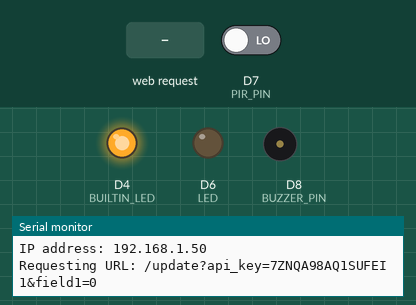
Bench run of a sketch on a simulated ESP8266 (NodeMCU). Parts: output pins drawn as LEDs (lit = HIGH, except the on-board LED, lit = LOW), buzzer (waves = sounding, pin HIGH), the last lines printed to the serial monitor. Inputs (shaded band) come from the test bench; at power-on: D7 (PIR_PIN) LOW. WiFi joins after 1.5 s; servers stay silent unless stated; web services answer with replies made up by the test bench.

Above: at 2.7 s.
2.8 s: D7 (PIR_PIN) driven HIGH
At 4.9 s:
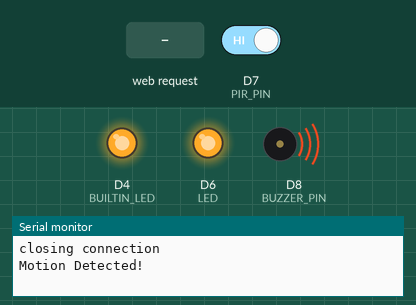
6.0 s: HTTP request GET /led/off received
At 7.8 s:
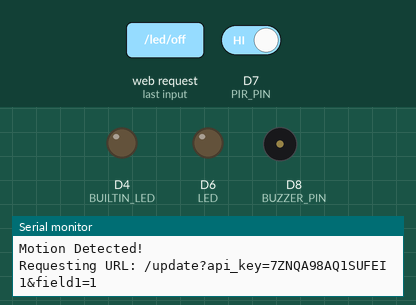
9.5 s: D7 (PIR_PIN) driven LOW
At 12.4 s:
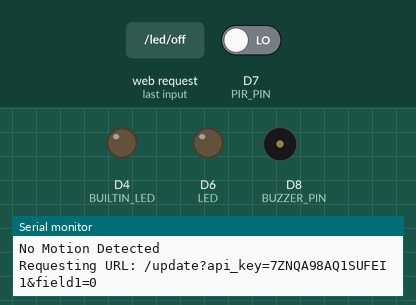
13.0 s: HTTP request GET /led/on received
At 14.1 s:
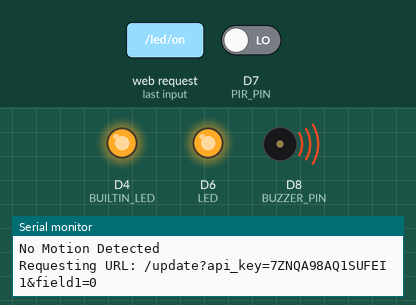
Timing chart, 0 to 16.0 s (numbered marks = the images above; inputs shaded):
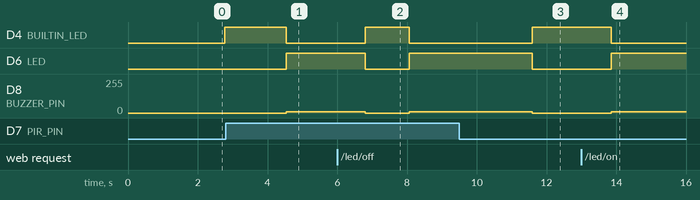

The sketch:

Ananthichai_Arduino.ino
```cpp
#include <ESP8266WiFi.h>
#include <WiFiClient.h>
#include <ESP8266WebServer.h>
#include <ESP8266WiFiMulti.h>

#define PIR_PIN D7  // PIR sensor pin
#define BUILTIN_LED 2  // Built-in LED pin on the AX-WiFi board
#define API_KEY "7ZNQA98AQ1SUFEI1"
#define CHANNEL_ID "2531274"
#define LED D6
#define BUZZER_PIN D8

const char* ssid = "iot-lab";
const char* password = "computing";
const char* server = "api.thingspeak.com";
const int httpPort = 80;

ESP8266WiFiMulti WiFiMulti;
WiFiClient client;
ESP8266WebServer webServer(80); // Create a web server object listening on port 80

bool ledState = false; // Flag to track LED state

void setup() {
  WiFiMulti.addAP("iot-lab","computing");
  while (WiFiMulti.run() != WL_CONNECTED){
    delay(500);
    Serial.print(".");
  }

  pinMode(PIR_PIN, INPUT);
  pinMode(BUILTIN_LED, OUTPUT);
  pinMode(LED, OUTPUT);
  pinMode(BUZZER_PIN, OUTPUT);

  Serial.begin(115200);

  // Connect to WiFi
  Serial.println();
  Serial.println("Connecting to WiFi...");
  WiFi.begin("iot-lab", "computing");

  while (WiFi.status() != WL_CONNECTED) {
    delay(500);
    Serial.print(".");
  }

  Serial.println("");
  Serial.println("WiFi connected");

  // Print local IP address
  Serial.print("IP address: ");
  Serial.println(WiFi.localIP());

  String html = "<h1>Hello world</h1>"
                "<h3>This our IoT Sensor project</h3>"
                "<h3>==================================</h3>"
                "<h2>Group member</h2>"
                "<h4>1.) Ananthichai saehui 6530613030 DE.</h4>"
                "<h4>1.) Nadthawitra ketkeaw 6530613006 DE.</h4>"
                "<button id='onButton' onclick='onButtonClicked()' ";

  if(ledState) {
    html += "disabled"; // Disable ON button if LED is already ON
  }

  html += ">ON</button>"
          "<button id='offButton' onclick='offButtonClicked()'>OFF</button>"
          "<script>"
          "function onButtonClicked() {"
          "  fetch('/led/on');"
          "  fetch('/update/1');"
          "  document.getElementById('onButton').disabled = true;"
          "  document.getElementById('offButton').disabled = false;"
          "}"
          "function offButtonClicked() {"
          "  fetch('/led/off');"
          "  fetch('/update/0');"
          "  document.getElementById('onButton').disabled = false;"
          "  document.getElementById('offButton').disabled = true;"
          "}"
          "</script>";

  webServer.on("/", [html](){
    webServer.send(200, "text/html", html);
  });

  webServer.on("/led/on", [](){
    digitalWrite(LED, HIGH);
    digitalWrite(BUILTIN_LED, LOW);
    analogWrite(BUZZER_PIN, 8);
    ledState = true; // Set LED state to ON
    webServer.send(200, "text/html", "LED and buzzer turned on");
  });

  webServer.on("/led/off", [](){
    digitalWrite(LED, LOW);
    digitalWrite(BUILTIN_LED, HIGH);
    analogWrite(BUZZER_PIN, 0);
    ledState = false; // Set LED state to OFF
    webServer.send(200, "text/html", "LED and buzzer turned off");
  });

  // Start web server
  webServer.begin();
}

void loop() {
  webServer.handleClient(); // Handle incoming client requests

  int motion = digitalRead(PIR_PIN);

  if (motion == HIGH) {
    sendDataToThingSpeak(1);
    digitalWrite(LED, HIGH);
    digitalWrite(BUILTIN_LED, LOW); // Turn on built-in LED if motion is detected
    analogWrite(BUZZER_PIN, 8);
    Serial.println("Motion Detected!");
  } else {
    sendDataToThingSpeak(0);
    digitalWrite(LED, ledState ? HIGH : LOW); // Keep LED ON if ledState is true
    digitalWrite(BUILTIN_LED, ledState ? LOW : HIGH); // Keep built-in LED ON if ledState is true
    analogWrite(BUZZER_PIN, ledState ? 8 : 0); // Keep buzzer ON if ledState is true
    Serial.println("No Motion Detected");
  }

  delay(500); // Delay for stability
}

void sendDataToThingSpeak(int motion) {
  if (client.connect(server, httpPort)) {
    String url = "/update?api_key=";
    url += API_KEY;
    url += "&field1=";
    url += String(motion);

    Serial.print("Requesting URL: ");
    Serial.println(url);

    client.print(String("GET ") + url + " HTTP/1.1\r\n" +
                 "Host: " + server + "\r\n" +
                 "Connection: close\r\n\r\n");

    unsigned long timeout = millis();
    while (client.available() == 0) {
      if (millis() - timeout > 10) {
        Serial.println(">>> Client Timeout !");
        client.stop();
        return;
      }
    }

    while (client.available()) {
      String line = client.readStringUntil('\r');
      //Serial.print(line);
    }

    Serial.println();
    Serial.println("closing connection");
  } else {
    Serial.println("Connection failed!");
  }
}
```

Measured:
- after the input at 2.8 s, D4 (BUILTIN_LED): HIGH → LOW after 1.7 s; D6 (LED): LOW → HIGH after 1.7 s; D8 (BUZZER_PIN): 0/255 → 8/255 after 1.7 s
- after the input at 6.0 s, D4 (BUILTIN_LED): LOW → HIGH after 0.80 s, → LOW 1.3 s later; D6 (LED): HIGH → LOW after 0.80 s, → HIGH 1.3 s later; D8 (BUZZER_PIN): 8/255 → 0/255 after 0.80 s, → 8/255 1.3 s later
- after the input at 9.5 s, D4 (BUILTIN_LED): LOW → HIGH after 2.1 s; D6 (LED): HIGH → LOW after 2.1 s; D8 (BUZZER_PIN): 8/255 → 0/255 after 2.1 s
- after the input at 13.0 s, D4 (BUILTIN_LED): HIGH → LOW after 0.86 s; D6 (LED): LOW → HIGH after 0.86 s; D8 (BUZZER_PIN): 0/255 → 8/255 after 0.86 s
